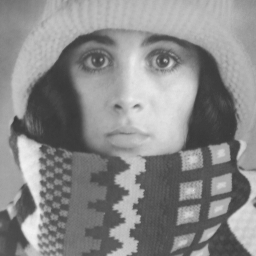
#> input picture code_week5/trui.png, 256 x 256 px, found by its file name
$ jupyter execute --allow-errors a6_1.ipynb
#> lines starting #> are read from the running program, lines starting #| are printed output that depends on the picture
[cell 1]
import numpy as np
import matplotlib.pyplot as plt
from scipy.fftpack import fft2, ifft2
from skimage import io
# Set the size of the image (rows, columns, cols) to an odd number.
rows, cols = 21, 21
image = np.zeros((rows, cols), dtype=np.uint8)

square_size = 5

# Calculate the row and column indices of the start and end of the square.
start_row = (rows - square_size) // 2
end_row   = start_row + square_size
start_col = (cols - square_size) // 2
end_col   = start_col + square_size

# Set the centre area to white (255)
image[start_row:end_row, start_col:end_col] = 255
print(image)
plt.imshow(image, cmap='gray')
plt.title("Centered White Square in a Zero-Valued Image")
plt.savefig('a6_1.4.png')
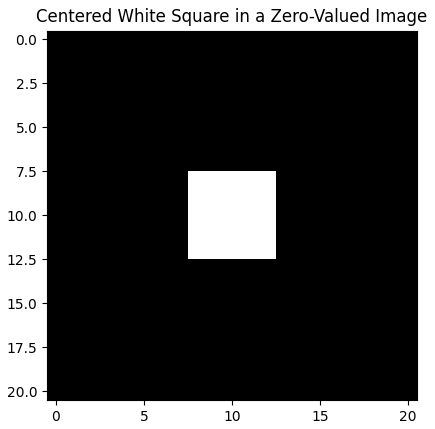
#> figure drawn by matplotlib, 1 panel
plt.show()

[cell 2]
import numpy as np
from scipy.signal import convolve2d
import matplotlib.pyplot as plt

def translate_image(image, dx=0, dy=0, boundary='symm'):

    # Generate horizontal translation kernels
    kernel_x = np.zeros((1, 2*abs(dx)+1))
    kernel_x[0, abs(dx) + dx] = 1
    print(kernel_x)

    # Generate vertical translation kernels
    kernel_y = np.zeros((2*abs(dy)+1, 1))
    kernel_y[abs(dy) + dy, 0] = 1
    print(kernel_y)

    # Translation in both directions
    shifted = convolve2d(image, kernel_x, mode='same', boundary=boundary)
    shifted = convolve2d(shifted, kernel_y, mode='same', boundary=boundary)
    return shifted


# Apply translation (2 pixels to the right, 5 pixels down)
shifted_image = translate_image(image, dx=2, dy=5, boundary='fill')

plt.figure(figsize=(10, 5))
plt.subplot(1, 2, 1), plt.imshow(image, cmap='gray'), plt.title("original")
plt.subplot(1, 2, 2), plt.imshow(shifted_image, cmap='gray'), plt.title("After translation")
plt.savefig('a6_1.5.png')
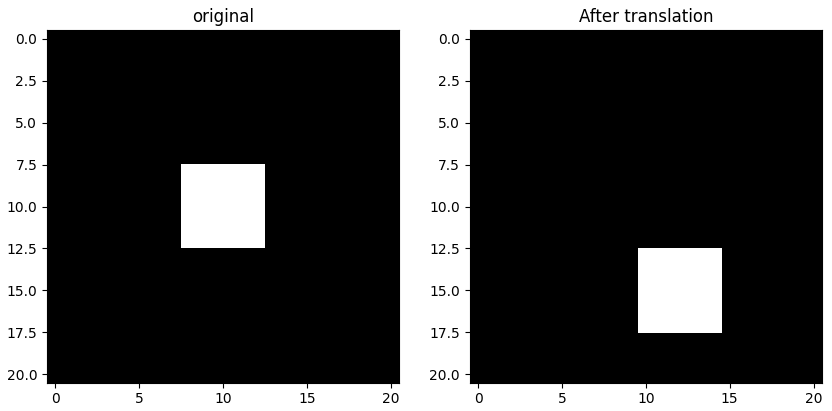
#> figure drawn by matplotlib, 2 panels
plt.show()

[cell 3]
def translate_image_homogeneous(image, tx, ty):
    rows, cols = image.shape
    # Create target image (initialised to 0)
    translated = np.zeros_like(image)

    # homogeneous coordinate
    T = np.array([[1, 0, tx],
                  [0, 1, ty],
                  [0, 0, 1]])

    for i in range(rows):
        for j in range(cols):
            # Find the inverse matrix of homogeneous coordinate and multiply the transformed coordinates.
            x, y, _ = np.linalg.inv(T) @ [i, j, 1]
            # nearest neighbor interpolation
            x_round = int(round(x))
            y_round = int(round(y))
            # Check that the image limit is not exceeded.
            if 0 <= x_round < rows and 0 <= y_round < cols:
                translated[i, j] = image[x_round, y_round]

    return translated

#> (the rest of this cell did not finish here and is left out)

[cell 4]
def fourier_translate(image, tx, ty):

    # Calculate the frequencies separately and then combine the frequency grids
    rows, cols = image.shape
    u = np.fft.fftfreq(cols)
    v = np.fft.fftfreq(rows)
    U, V = np.meshgrid(u, v)

    # Calculate the Fourier transform
    F = fft2(image)

    # Fourier transform translation equation.
    phase_shift = np.exp(-2j * np.pi * (tx * U + ty * V))


    F_translated = F * phase_shift

    # Inverse Fourier transform back to the spatial domain
    translated_image = np.real(ifft2(F_translated))

    return translated_image

shifted_image = fourier_translate(image, tx=0.6, ty=1.2)

plt.figure(figsize=(10, 5))
plt.subplot(1, 2, 1), plt.imshow(image, cmap='gray'), plt.title("Original")
plt.subplot(1, 2, 2), plt.imshow(shifted_image, cmap='gray'), plt.title("After translation(t = (0.6, 1.2)^T)")
plt.savefig('a6_1.7.png')
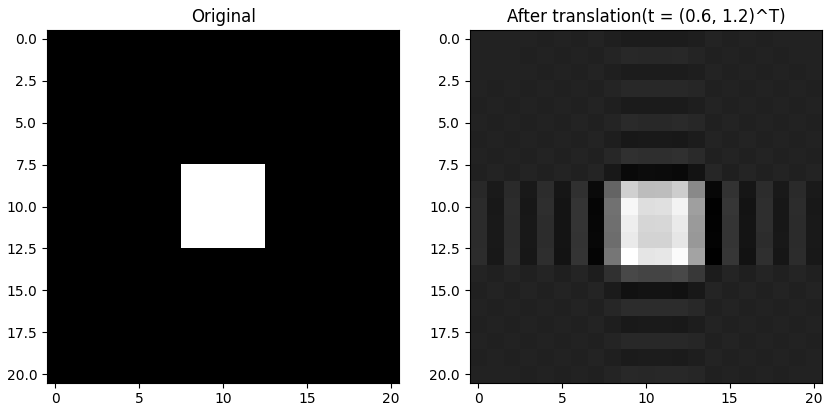
#> figure drawn by matplotlib, 2 panels
plt.show()

[cell 5]
img = io.imread('trui.png')
#> img is the input picture: shape (256, 256); min 56, max 241, mean 137.7

shifted_image = fourier_translate(img, tx=25.2, ty=25.2)
#> call 2 of fourier_translate, with tx = 25.2, ty = 25.2
#> in fourier_translate (call 2), `translated_image = np.real(ifft2(F_translated))`:
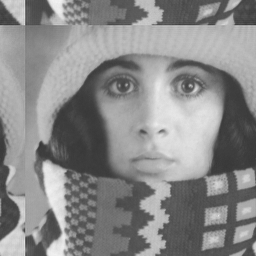
#> translated_image: shape (256, 256) float64; min 53.73, max 242.1, mean 137.7

plt.figure(figsize=(10, 5))
plt.subplot(1, 2, 1), plt.imshow(img, cmap='gray'), plt.title("Original")
plt.subplot(1, 2, 2), plt.imshow(shifted_image, cmap='gray'), plt.title("After translation(t = (25.2, 25.2)^T)")
plt.savefig('a6_1.8.png')
plt.show()
